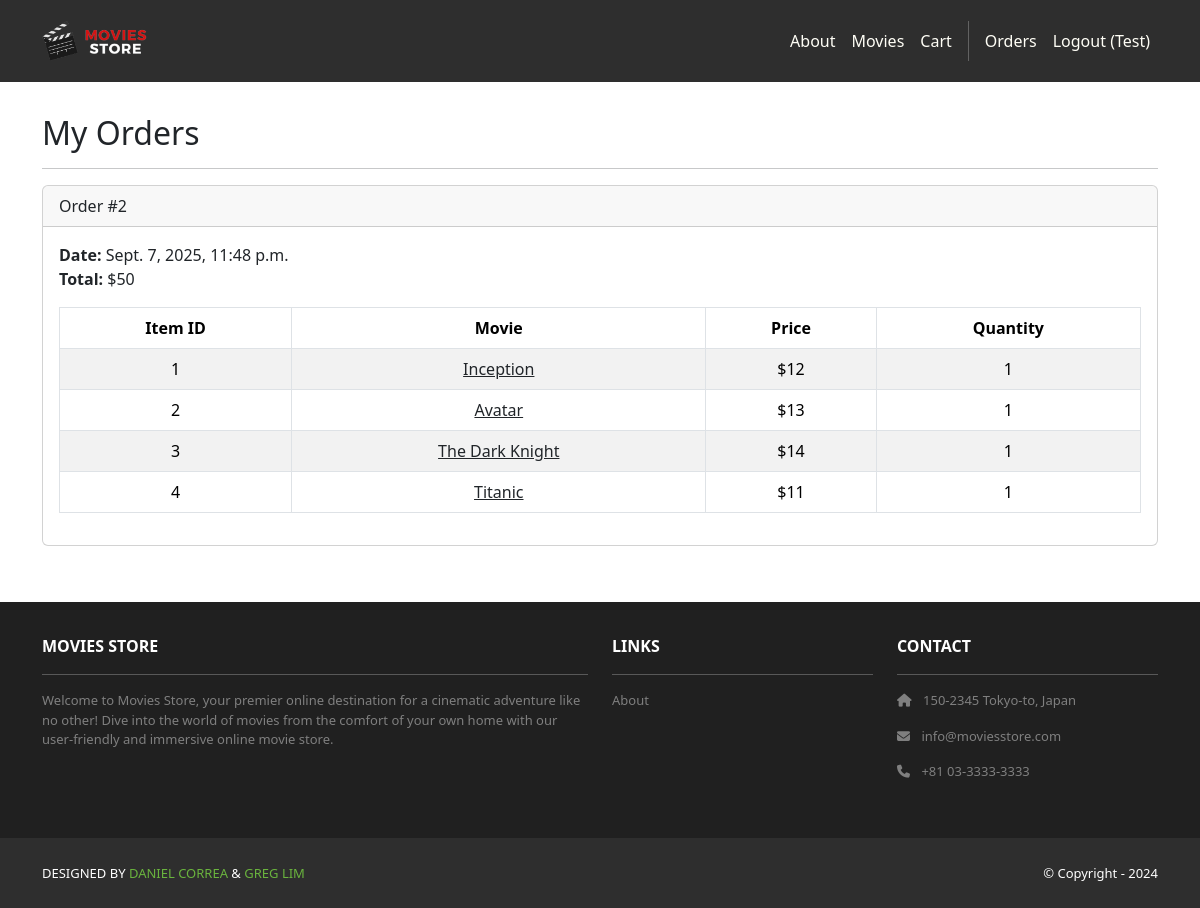
/accounts/orders/ (signed in), run on an earlier commit of the app's database.
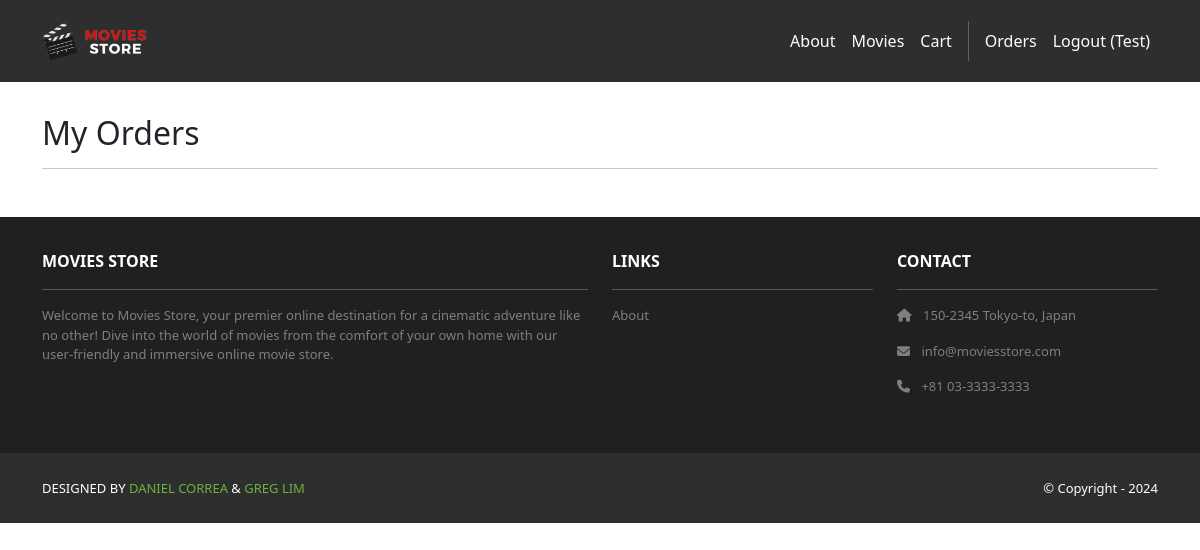
And on a later commit of the database.
### cart/models.py (models this page shows, shortened)
class Order(models.Model):
    id = models.AutoField(primary_key=True)
    total = models.IntegerField()
    date = models.DateTimeField(auto_now_add=True)
    user = models.ForeignKey(User, on_delete=models.CASCADE)

class Item(models.Model):
    id = models.AutoField(primary_key=True)
    price = models.IntegerField()
    quantity = models.IntegerField()
    order = models.ForeignKey(Order, on_delete=models.CASCADE)
    movie = models.ForeignKey(Movie, on_delete=models.CASCADE)

### movies/models.py (models this page shows, shortened)
class Movie(models.Model):
    id = models.AutoField(primary_key=True)
    name = models.CharField(max_length=255)
    price = models.IntegerField()
    description = models.TextField()
    image = models.ImageField(upload_to='movie_images/')

### accounts/views.py (the view)
# urls.py: path('orders/', views.orders, name='accounts.orders'),
@login_required
def orders(request):
    template_data = {}
    template_data['title'] = 'Orders'
    template_data['orders'] = request.user.order_set.all()
    return render(request, 'accounts/orders.html', {'template_data': template_data})

### accounts/templates/accounts/orders.html
{% extends 'base.html' %}
{% block content %}
<div class="p-3">
  <div class="container">
    <div class="row mt-3">
      <div class="col mx-auto mb-3">
        <h2>My Orders</h2>
        <hr />
        {% for order in template_data.orders %}
        <div class="card mb-4">
          <div class="card-header">
            Order #{{ order.id }}
          </div>
          <div class="card-body">
            <b>Date:</b> {{ order.date }}<br />
            <b>Total:</b> ${{ order.total }}<br />
            <table class="table table-bordered table-striped text-center mt-3">
              <thead>
                <tr>
                  <th scope="col">Item ID</th>
                  <th scope="col">Movie</th>
                  <th scope="col">Price</th>
                  <th scope="col">Quantity</th>
                </tr>
              </thead>
              <tbody>
                {% for item in order.item_set.all %}
                <tr>
                  <td>{{ item.movie.id }}</td>
                  <td>
                    <a class="link-dark" href="{% url 'movies.show' id=item.movie.id %}">
                      {{ item.movie.name }}
                    </a>
                  </td>
                  <td>${{ item.movie.price }}</td>
                  <td>{{ item.quantity }}</td>
                </tr>
                {% endfor %}
              </tbody>
            </table>
          </div>
        </div>
        {% endfor %}
      </div>
    </div>
  </div>
</div>
{% endblock content %}

### moviesstore/templates/base.html (shortened to what this page needs)
<!DOCTYPE html>
<html>
  {% load static %}
  <head>
    <link href="https://cdn.jsdelivr.net/npm/bootstrap@5.3.3/dist/css/bootstrap.min.css" rel="stylesheet">
    <link rel="stylesheet" href="https://cdnjs.cloudflare.com/ajax/libs/font-awesome/6.1.1/css/all.min.css">
    <link rel="stylesheet" type="text/css" href="{% static 'css/style.css' %}">
  </head>
  <body>
    <nav class="p-3 navbar navbar-dark bg-dark navbar-expand-lg">
      <div class="container">
        <a class="navbar-brand" href="{% url 'home.index' %}">
          <img src="{% static 'img/logo.png' %}" alt="logo" height="40" />
        </a>
        <div class="collapse navbar-collapse" id="navbarNavAltMarkup">
          <div class="navbar-nav ms-auto navbar-ml">
            <a class="nav-link" href="{% url 'home.about' %}">About</a>
            <a class="nav-link" href="{% url 'movies.index' %}">Movies</a>
            <a class="nav-link" href="{% url 'cart.index' %}">Cart</a>
            {% if user.is_authenticated %}
            <a class="nav-link" href="{% url 'accounts.orders' %}">Orders</a>
            <a class="nav-link" href="{% url 'accounts.logout' %}">Logout ({{ user.username }})</a>
            {% else %}
            <a class="nav-link" href="{% url 'accounts.login' %}">Login</a>
            <a class="nav-link" href="{% url 'accounts.signup' %}">Sign Up</a>
            {% endif %}
          </div>
        </div>
      </div>
    </nav>
    <div>
      {% block content %}
      {% endblock content %}
    </div>
    <section class="p-3 ms-footer d-none d-md-block">
      <div class="container">
        <div class="row mt-3 text-white">
          <div class="col-md-6 col-lg-6 col-xl-6 mx-auto mb-4">
            <b>MOVIES STORE</b>
            <hr />
            <p>Welcome to Movies Store, your premier online destination for a cinematic
              adventure like no other! Dive into the world of movies from the comfort of your own home with our user-friendly
              and immersive online movie store.</p>
          </div>
          <div class="col-md-3 col-lg-3 col-xl-3 mx-auto mb-4">
            <b>LINKS</b>
            <hr />
            <p><a class="nav-link" href="{% url 'home.about' %}">About</a></p>
          </div>
          <div class="col-md-3 col-lg-3 col-xl-3 mx-auto mb-4">
            <b>CONTACT</b>
            <hr />
            <p><i class="fas fa-home me-2"></i> 150-2345 Tokyo-to, Japan</p>
            <p><i class="fas fa-envelope me-2"></i> info@moviesstore.com</p>
            <p><i class="fas fa-phone me-2"></i> +81 03-3333-3333</p>
          </div>
        </div>
      </div>
    </section>
    <section class="p-3 ms-footer-bottom bg-dark">
      <div class="container d-flex justify-content-between">
        <div class="me-5 text-white">
          <span>DESIGNED BY <a href="https://www.x.com/danielgarax" target="_blank">DANIEL CORREA</a> &
            <a href="https://www.x.com/greglim81" target="_blank">GREG LIM</a>
          </span>
        </div>
        <div class="text-white">
          <span>© Copyright - 2024</span>
        </div>
      </div>
    </section>
  </body>
</html>

### moviesstore/static/css/style.css (style rules this page uses)
.navbar a.nav-link { color: #FFFEF6 !important; }
.bg-dark { background-color: #2E2E2E !important; }
.ms-footer { background-color: #202020; }
.ms-footer p { color: #7F7F7F; font-size: 13px; }
.ms-footer-bottom span { font-size: 13px; line-height: 38px; }
.ms-footer-bottom a { color: #6ab43e; text-decoration: none; }

What changed in the data, as far as the page shows it:
removed Order: id "2", date "Sept. 7, 2025, 11:48 p.m.", total "50"
removed Item: movie.id "1", movie.name "Inception", movie.price "12", quantity "1"
removed Item: movie.id "2", movie.name "Avatar", movie.price "13", quantity "1"
removed Item: movie.id "3", movie.name "The Dark Knight", movie.price "14", quantity "1"
removed Item: movie.id "4", movie.name "Titanic", movie.price "11", quantity "1"
